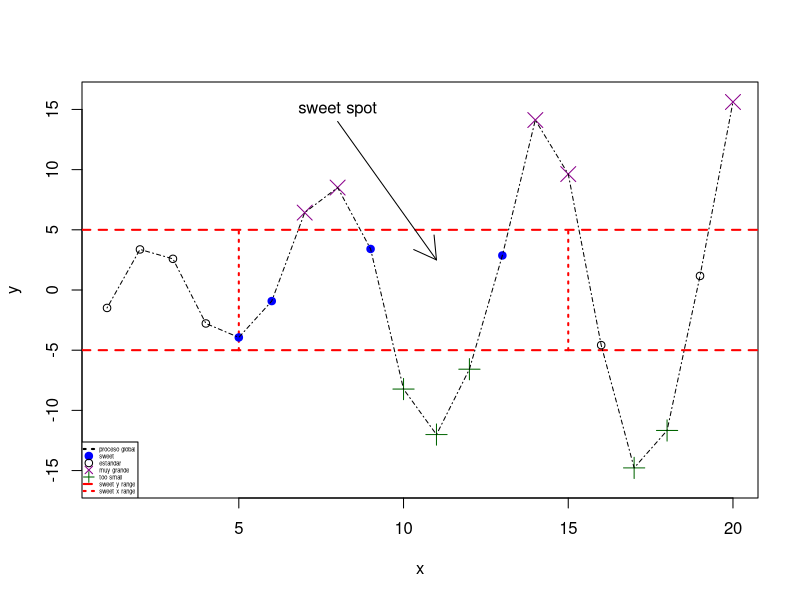

Generate this figure with R:
# Grafica muy adornada

# Crear vectores que continen datos
x <- 1:20
y <- c(-1.49, 3.37, 2.59, -2.78, -3.94, -0.92, 6.43, 8.51, 3.41, -8.23,
       -12.01, -6.58, 2.87, 14.12, 9.63, -4.58, -14.78, -11.67, 1.17, 15.62)
# Crear region en blanco para graficar. Esto no imprimira puntos/lineas ("type = n") pero establece
# las ejex X e Y a su tamaño adecuado
plot(x,y, type = "n", main = "",
     ylim = c(-16, 16))

# Agregar líneas horizontales en y = -5 e y = 5, que sean rojas, puntuadas y de doble grosor
abline(h = c(-5, 5), col = "red", lty = 2, lwd = 2)

# Agregar líneas verticales entre las dos líneas horizontales graficadas en el paso anterior
segments(x0=c(5,15), y0=c(-5,-5), x1=c(5,15), y1=c(5,5), col = "red", lty = 3, lwd = 2 )

# Graficar únicamente los puntos cuyo valor de y sea mayor 5 y darles apariencia distinta
points(x[y>=5], y[y>=5], pch=4, col="darkmagenta", cex=2)

# Graficar únicamente los puntos cuyo valor de y sea menor que -5 y darles apariencia distinta
points(x[y<=-5], y[y<=-5], pch=3, col="darkgreen", cex=2)

# Graficar unicamente los puntos cuyo valor de x esté entre -5 y 15 ( -5 <= x <= 15) y cuyo valor de
# 'y' esté entre -5 y 5 (-5 < y < 5)
points(x[(x>=5&x<=15)&(y>-5&y<5)], y[(x>=5&x<=15)&(y>-5&y<5)], pch=19, col="blue")

# graficar puntos cuya x sea MENOR a 5 O (OR) MAYOR a 15
# y cuya ordenada sea mayor a -5y menor a 5 (-5 < y < 5)
points(x[ (x<5 | x>15)&(y>-5&y<5)], y[(x<5 | x>15)&(y>-5&y<5)])

# Dibujar lineas que conecten los puntos (linea punteada "dash-dot-dash" lty = 4)
lines(x, y, lty = 4)

# Dibujar flecha que apunte hacia el "sweet spot"
arrows(x0=8, y0=14, x1=11, y1=2.5)

# Incrustar leyenda sobre la base de la flecha
text(x=8, y=15, labels = "sweet spot")

# Incrustar leyenda 
legend("bottomleft",
       legend = c("proceso global", "sweet", "estandar",
                  "muy grande", "too small", "sweet y range", "sweet x range"),
       pch = c(NA, 19,  1,  4,  3, NA, NA),
       lty = c( 4, NA, NA, NA, NA,  2, 3),
       lwd = c( 2, NA, NA, NA, NA,  2, 2),
       pt.cex =c(1,1,  1,  1,  1,  NA,NA), 
       col = c("black", "blue", "black", "darkmagenta", "darkgreen", "red", "red"),
       cex = 0.35
       )
